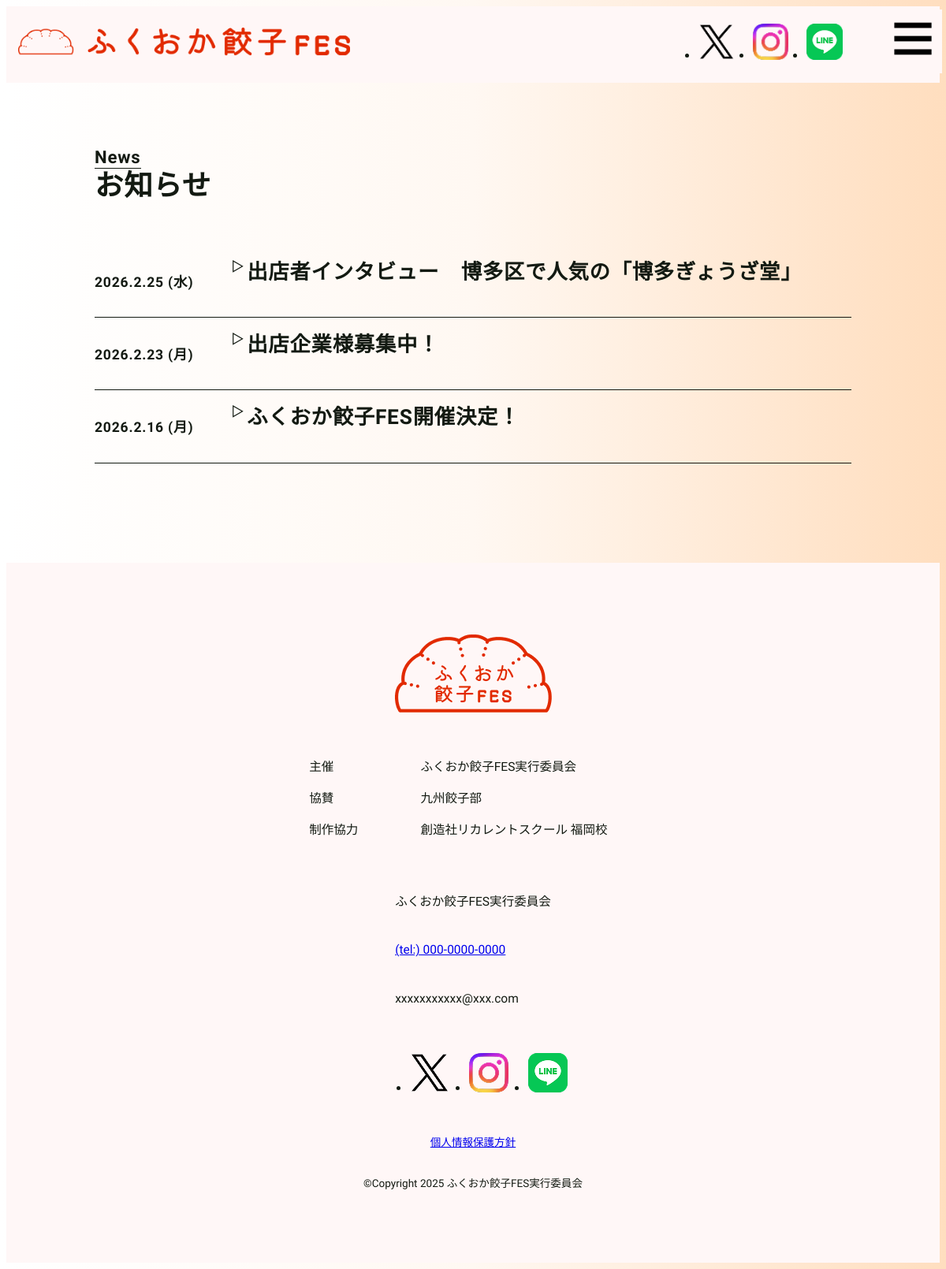
Page /news.php on the committed database.
### tables this page shows
CREATE TABLE `info` (
  `id` int(11) NOT NULL,
  `title` varchar(255) NOT NULL,
  `body` text NOT NULL,
  `info_img` varchar(255) DEFAULT NULL,
  `public_date` datetime NOT NULL,
  `update_date` datetime NOT NULL,
  `created_date` datetime NOT NULL
);

### functions/function.php (called while the page is built, shortened)
<?php
function h($str)
{
    return htmlspecialchars($str, ENT_QUOTES, 'UTF-8');
}

### news.php (the view, shortened to what this page needs)
<?php
require_once __DIR__ . '/functions/function.php';
try {
    $db = db_connect();
    $stmt = $db->prepare("SELECT * FROM info  WHERE public_date < now() ORDER BY public_date DESC");
    $stmt->execute();
    $info = $stmt->fetchAll(PDO::FETCH_ASSOC);
} catch (PDOException $e) {
    exit('接続失敗: ' . $e->getMessage());
}
?>
<!DOCTYPE html>
<html lang="ja">
<head>
    <link rel="stylesheet" href="https://cdn.jsdelivr.net/npm/destyle.css@4.0.1/destyle.min.css">
    <link rel="stylesheet" href="css/style.css">
</head>
<body class="l-body-sub">
    <?php
    include('inc/header.php');
    ?>
    <main class="l-news">
        <section class="l-news-content">
            <h1 class="c-section-title" data-sub-title="News">お知らせ</h1>
            <div class="l-news-item__list">
     <?php foreach ($info as $news): ?>
        <?php $week = ["日", "月", "火", "水", "木", "金", "土" ]; ?>
        <?php $weekday = date('w',strtotime($news["public_date"])); ?>
                <article class="c-news-item">
                    <p class="c-news-item__data"><time datetime="<?php echo h(substr($news['public_date'],0,9)); ?>"><?php echo h(date("Y.n.j", strtotime($news['public_date']))) . " (". $week[$weekday] .")" ; ?></time></p>
                    <details class="c-news-item__details" id="news1">
                        <summary class="c-news-item__summary">
                            <h2 class="c-news-item__title"><?php echo h($news['title']); ?></h2>
                        </summary>
                    </details>
                </article>
            <?php endforeach; ?>
         </div>
        </section>
    </main>
    <?php include('inc/footer.php');
    ?>
</body>
</html>

### css/style.css (style rules this page uses)
:root { --red: #e22a00; --yellow: #ffe100; --white: #fff7f7; --black: #131a12; --white2: #fff; --childPage-bg: linear-gradient(90deg, #fff, #fff8f2, #ffdebf); }
html { scroll-behavior: smooth; }
body { font-family: "Zen Maru Gothic", sans-serif; color: var(--black); letter-spacing: 0.05em; line-height: 1.5; }
.l-body-sub { background: var(--childPage-bg); z-index: -10; }
.c-section-title { font-size: clamp(24px, 18.366px + 1.502vw, 40px); font-weight: bold; display: flex; flex-direction: column; }
.c-section-title::before { content: attr(data-sub-title); font-family: "Abhaya Libre", serif; font-size: clamp(16px, 13.183px + 0.751vw, 24px); font-weight: 800; border-bottom: 1px solid var(--black); width: fit-content; }
::placeholder { color: #B8B8B8 }
.c-news-item { display: grid; grid-template-columns: 1fr; gap: 4px; padding-bottom: 16px; border-bottom: 1px solid var(--black); font-size: clamp(16px, 15.296px + 0.188vw, 18px); font-weight: bold; }
.c-news-item__summary { list-style-type: none; position: relative; padding-left: 20px; }
.c-news-item__summary::before { content: "▷"; font-size: clamp(14px, 13.296px + 0.188vw, 16px); display: inline-block; transform: rotate(0deg); transition: transform 0.2s ease; position: absolute; left: 0; top: 0; width: 14px; }
.c-news-item__title { display: inline; }
.l-news { background: var(--childPage-bg); line-height: 1.2; }
.l-news-content { display: flex; flex-direction: column; gap: clamp(16px, 4.028px + 3.192vw, 50px); width: min(92vw, 960px); margin-inline: auto; }
.l-news-item__list { display: flex; flex-direction: column; gap: clamp(16px, 14.592px + 0.376vw, 20px); }
.l-news-content>.c-section-title { padding-top: clamp(20px, 5.915px + 3.756vw, 60px); }
@media (min-width: 768px) { .c-news-item { grid-template-columns: clamp(125px, 39.286px + 11.161vw, 200px) 1fr; gap: 0; } }

### rows in the picture
info: public_date "2026.2.25", public_date "水", title "出店者インタビュー 博多区で人気の「博多ぎょうざ堂」"
info: public_date "2026.2.23", public_date "月", title "出店企業様募集中！"
info: public_date "2026.2.16", public_date "月", title "ふくおか餃子FES開催決定！"
